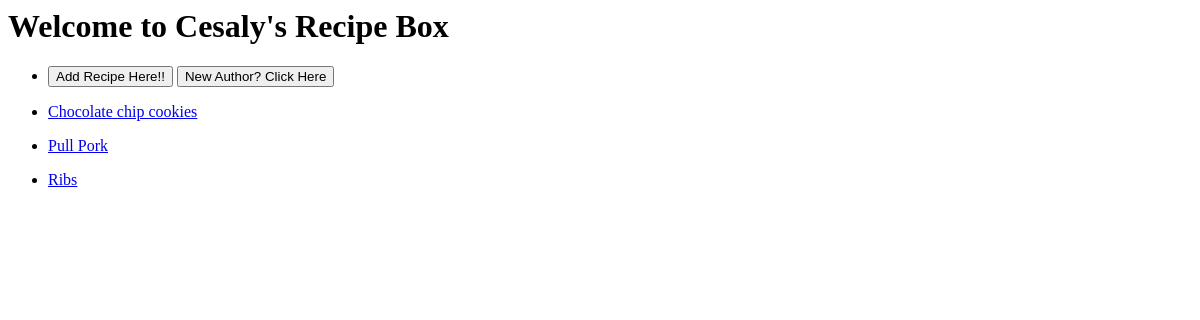
Before: / with the older database file.
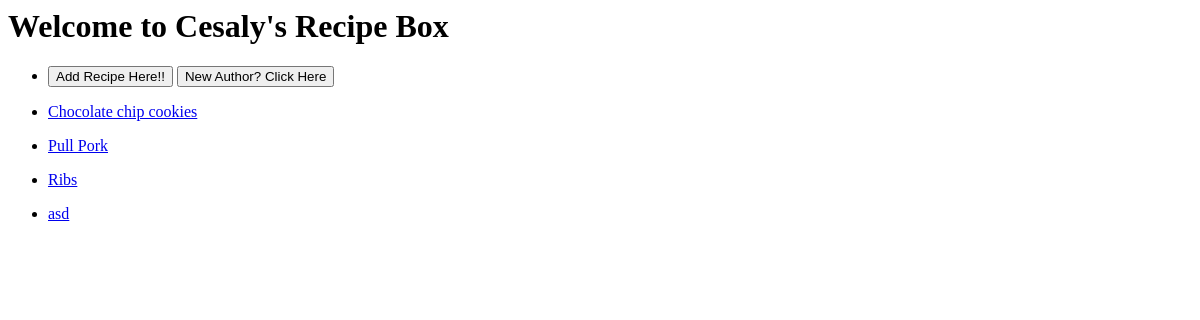
After: the same page with the newer database file.
### recipe_app/models.py (models this page shows, shortened)
class Recipe(models.Model):
    title = models.CharField(max_length=30)
    author = models.ForeignKey(Author, on_delete=models.CASCADE)
    description = models.TextField()
    time_required = models.CharField(max_length=30)
    instructions = models.TextField(max_length=60)

### recipe_app/views.py (the view)
# urls.py: path('', index, name="homepage"),
def index(request):
    data = Recipe.objects.all()
    return render(request, 'index.html', {'data': data})

### templates/index.html
<div class ='container'>
    <h1>Welcome to Cesaly's Recipe Box</h1>
    <ul>
        <li>
                <a href="addrecipe/"><button type="button">Add Recipe Here!!</button></a>
                <a href="addauthor/"><button type="button">New Author? Click Here</button></a>
        </li>
    </ul>
    <ul>
        {% for recipes in data %}
        <li>
        <p><a href="/recipe/{{recipes.id}}/">{{ recipes.title }}</a></p>
        </li>
        {% endfor%}
    </ul>
</div>

Changed rows visible on the page:
added Recipe: title "asd"
